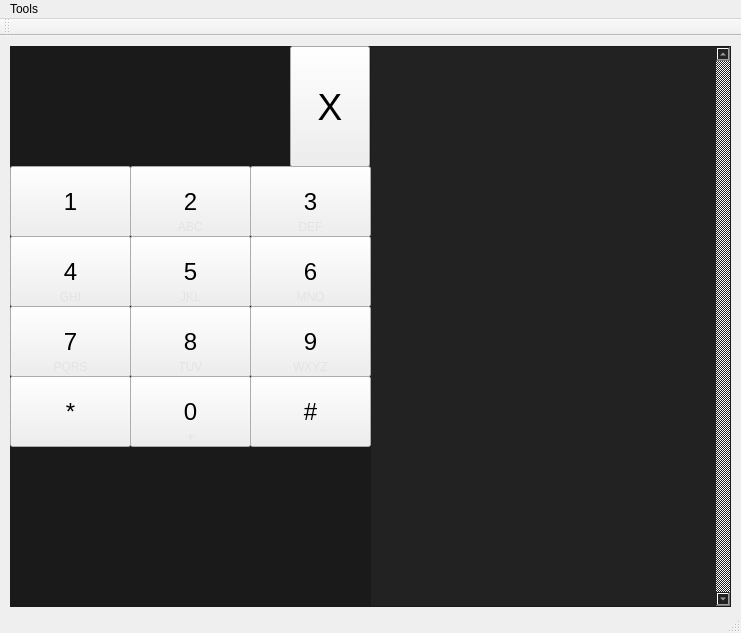
<?xml version="1.0" encoding="UTF-8"?>
<ui version="4.0">
 <class>MainWindow</class>
 <widget class="QMainWindow" name="MainWindow">
  <property name="geometry">
   <rect>
    <x>0</x>
    <y>0</y>
    <width>741</width>
    <height>633</height>
   </rect>
  </property>
  <property name="windowTitle">
   <string>MainWindow</string>
  </property>
  <widget class="QWidget" name="centralWidget">
   <widget class="QTableView" name="tableView">
    <property name="geometry">
     <rect>
      <x>370</x>
      <y>10</y>
      <width>361</width>
      <height>561</height>
     </rect>
    </property>
    <property name="styleSheet">
     <string notr="true">background-color:rgb(34, 34, 34);
color:rgb(227, 227, 227);</string>
    </property>
    <property name="verticalScrollBarPolicy">
     <enum>Qt::ScrollBarAlwaysOn</enum>
    </property>
    <property name="horizontalScrollBarPolicy">
     <enum>Qt::ScrollBarAlwaysOff</enum>
    </property>
    <property name="sizeAdjustPolicy">
     <enum>QAbstractScrollArea::AdjustIgnored</enum>
    </property>
    <property name="wordWrap">
     <bool>true</bool>
    </property>
    <attribute name="horizontalHeaderVisible">
     <bool>false</bool>
    </attribute>
    <attribute name="verticalHeaderVisible">
     <bool>false</bool>
    </attribute>
   </widget>
   <widget class="QLabel" name="backgroundLabel">
    <property name="geometry">
     <rect>
      <x>10</x>
      <y>10</y>
      <width>361</width>
      <height>561</height>
     </rect>
    </property>
    <property name="styleSheet">
     <string notr="true">background-color:rgb(26, 26, 26);</string>
    </property>
    <property name="text">
     <string/>
    </property>
   </widget>
   <widget class="QPushButton" name="onePushButton">
    <property name="geometry">
     <rect>
      <x>10</x>
      <y>130</y>
      <width>121</width>
      <height>71</height>
     </rect>
    </property>
    <property name="font">
     <font>
      <pointsize>18</pointsize>
     </font>
    </property>
    <property name="styleSheet">
     <string notr="true">QPushButton {
border-style: solid;
border-width:0px;
border-radius:50px;
color:rgb(227, 227, 227)
}
QPushButton:pressed {
    background-color: rgb(103, 103, 103)
}
background-color:rgb(26, 26, 26);
</string>
    </property>
    <property name="text">
     <string>1</string>
    </property>
   </widget>
   <widget class="QPushButton" name="callPushButton">
    <property name="geometry">
     <rect>
      <x>140</x>
      <y>440</y>
      <width>101</width>
      <height>101</height>
     </rect>
    </property>
    <property name="styleSheet">
     <string notr="true">background-image: url(://images/phoneIcon.png);
border-style: solid;
border-width:1px;
border-radius:50px;</string>
    </property>
    <property name="text">
     <string/>
    </property>
   </widget>
   <widget class="QPushButton" name="leftIconPushButton">
    <property name="geometry">
     <rect>
      <x>30</x>
      <y>460</y>
      <width>71</width>
      <height>71</height>
     </rect>
    </property>
    <property name="styleSheet">
     <string notr="true">background-image: url(://images/leftIcon.png);
background-color:rgb(26, 26, 26);
border-style: solid;
border-width:0px;
border-radius:50px;
color:rgb(227, 227, 227)
</string>
    </property>
    <property name="text">
     <string/>
    </property>
   </widget>
   <widget class="QPushButton" name="rightIconPushButton">
    <property name="geometry">
     <rect>
      <x>280</x>
      <y>460</y>
      <width>71</width>
      <height>71</height>
     </rect>
    </property>
    <property name="styleSheet">
     <string notr="true">background-image: url(://images/rightIcon.png);
background-color:rgb(26, 26, 26);
border-style: solid;
border-width:0px;
border-radius:50px;
color:rgb(227, 227, 227)
</string>
    </property>
    <property name="text">
     <string/>
    </property>
   </widget>
   <widget class="QLabel" name="numberDisplay">
    <property name="geometry">
     <rect>
      <x>10</x>
      <y>10</y>
      <width>281</width>
      <height>121</height>
     </rect>
    </property>
    <property name="font">
     <font>
      <pointsize>28</pointsize>
     </font>
    </property>
    <property name="styleSheet">
     <string notr="true">color:rgb(0, 178, 135)</string>
    </property>
    <property name="text">
     <string/>
    </property>
    <property name="alignment">
     <set>Qt::AlignCenter</set>
    </property>
   </widget>
   <widget class="QPushButton" name="twoPushButton">
    <property name="geometry">
     <rect>
      <x>130</x>
      <y>130</y>
      <width>121</width>
      <height>71</height>
     </rect>
    </property>
    <property name="font">
     <font>
      <pointsize>18</pointsize>
     </font>
    </property>
    <property name="styleSheet">
     <string notr="true">QPushButton {
border-style: solid;
border-width:0px;
border-radius:50px;
color:rgb(227, 227, 227)
}
QPushButton:pressed {
    background-color: rgb(103, 103, 103)
}
background-color:rgb(26, 26, 26);
</string>
    </property>
    <property name="text">
     <string>2</string>
    </property>
   </widget>
   <widget class="QPushButton" name="threePushButton">
    <property name="geometry">
     <rect>
      <x>250</x>
      <y>130</y>
      <width>121</width>
      <height>71</height>
     </rect>
    </property>
    <property name="font">
     <font>
      <pointsize>18</pointsize>
     </font>
    </property>
    <property name="styleSheet">
     <string notr="true">QPushButton {
border-style: solid;
border-width:0px;
border-radius:50px;
color:rgb(227, 227, 227)
}
QPushButton:pressed {
    background-color: rgb(103, 103, 103)
}
background-color:rgb(26, 26, 26);
</string>
    </property>
    <property name="text">
     <string>3</string>
    </property>
   </widget>
   <widget class="QPushButton" name="fourPushButton">
    <property name="geometry">
     <rect>
      <x>10</x>
      <y>200</y>
      <width>121</width>
      <height>71</height>
     </rect>
    </property>
    <property name="font">
     <font>
      <pointsize>18</pointsize>
     </font>
    </property>
    <property name="styleSheet">
     <string notr="true">QPushButton {
border-style: solid;
border-width:0px;
border-radius:50px;
color:rgb(227, 227, 227)
}
QPushButton:pressed {
    background-color: rgb(103, 103, 103)
}
background-color:rgb(26, 26, 26);
</string>
    </property>
    <property name="text">
     <string>4</string>
    </property>
   </widget>
   <widget class="QPushButton" name="sixPushButton">
    <property name="geometry">
     <rect>
      <x>250</x>
      <y>200</y>
      <width>121</width>
      <height>71</height>
     </rect>
    </property>
    <property name="font">
     <font>
      <pointsize>18</pointsize>
     </font>
    </property>
    <property name="styleSheet">
     <string notr="true">QPushButton {
border-style: solid;
border-width:0px;
border-radius:50px;
color:rgb(227, 227, 227)
}
QPushButton:pressed {
    background-color: rgb(103, 103, 103)
}
background-color:rgb(26, 26, 26);
</string>
    </property>
    <property name="text">
     <string>6</string>
    </property>
   </widget>
   <widget class="QPushButton" name="fivePushButton">
    <property name="geometry">
     <rect>
      <x>130</x>
      <y>200</y>
      <width>121</width>
      <height>71</height>
     </rect>
    </property>
    <property name="font">
     <font>
      <pointsize>18</pointsize>
     </font>
    </property>
    <property name="styleSheet">
     <string notr="true">QPushButton {
border-style: solid;
border-width:0px;
border-radius:50px;
color:rgb(227, 227, 227)
}
QPushButton:pressed {
    background-color: rgb(103, 103, 103)
}
background-color:rgb(26, 26, 26);
</string>
    </property>
    <property name="text">
     <string>5</string>
    </property>
   </widget>
   <widget class="QPushButton" name="sevenPushButton">
    <property name="geometry">
     <rect>
      <x>10</x>
      <y>270</y>
      <width>121</width>
      <height>71</height>
     </rect>
    </property>
    <property name="font">
     <font>
      <pointsize>18</pointsize>
     </font>
    </property>
    <property name="styleSheet">
     <string notr="true">QPushButton {
border-style: solid;
border-width:0px;
border-radius:50px;
color:rgb(227, 227, 227)
}
QPushButton:pressed {
    background-color: rgb(103, 103, 103)
}
background-color:rgb(26, 26, 26);
</string>
    </property>
    <property name="text">
     <string>7</string>
    </property>
   </widget>
   <widget class="QPushButton" name="ninePushButton">
    <property name="geometry">
     <rect>
      <x>250</x>
      <y>270</y>
      <width>121</width>
      <height>71</height>
     </rect>
    </property>
    <property name="font">
     <font>
      <pointsize>18</pointsize>
     </font>
    </property>
    <property name="styleSheet">
     <string notr="true">QPushButton {
border-style: solid;
border-width:0px;
border-radius:50px;
color:rgb(227, 227, 227)
}
QPushButton:pressed {
    background-color: rgb(103, 103, 103)
}
background-color:rgb(26, 26, 26);
</string>
    </property>
    <property name="text">
     <string>9</string>
    </property>
   </widget>
   <widget class="QPushButton" name="rightPushButton">
    <property name="geometry">
     <rect>
      <x>130</x>
      <y>270</y>
      <width>121</width>
      <height>71</height>
     </rect>
    </property>
    <property name="font">
     <font>
      <pointsize>18</pointsize>
     </font>
    </property>
    <property name="styleSheet">
     <string notr="true">QPushButton {
border-style: solid;
border-width:0px;
border-radius:50px;
color:rgb(227, 227, 227)
}
QPushButton:pressed {
    background-color: rgb(103, 103, 103)
}
background-color:rgb(26, 26, 26);
</string>
    </property>
    <property name="text">
     <string>8</string>
    </property>
   </widget>
   <widget class="QPushButton" name="starPushButton">
    <property name="geometry">
     <rect>
      <x>10</x>
      <y>340</y>
      <width>121</width>
      <height>71</height>
     </rect>
    </property>
    <property name="font">
     <font>
      <pointsize>18</pointsize>
     </font>
    </property>
    <property name="styleSheet">
     <string notr="true">QPushButton {
border-style: solid;
border-width:0px;
border-radius:50px;
color:rgb(227, 227, 227)
}
QPushButton:pressed {
    background-color: rgb(103, 103, 103)
}
background-color:rgb(26, 26, 26);
</string>
    </property>
    <property name="text">
     <string>*</string>
    </property>
   </widget>
   <widget class="QPushButton" name="poundPushButton">
    <property name="geometry">
     <rect>
      <x>250</x>
      <y>340</y>
      <width>121</width>
      <height>71</height>
     </rect>
    </property>
    <property name="font">
     <font>
      <pointsize>18</pointsize>
     </font>
    </property>
    <property name="styleSheet">
     <string notr="true">QPushButton {
border-style: solid;
border-width:0px;
border-radius:50px;
color:rgb(227, 227, 227)
}
QPushButton:pressed {
    background-color: rgb(103, 103, 103)
}
background-color:rgb(26, 26, 26);
</string>
    </property>
    <property name="text">
     <string>#</string>
    </property>
   </widget>
   <widget class="QPushButton" name="zeroPushButton">
    <property name="geometry">
     <rect>
      <x>130</x>
      <y>340</y>
      <width>121</width>
      <height>71</height>
     </rect>
    </property>
    <property name="font">
     <font>
      <pointsize>18</pointsize>
     </font>
    </property>
    <property name="styleSheet">
     <string notr="true">QPushButton {
border-style: solid;
border-width:0px;
border-radius:50px;
color:rgb(227, 227, 227)
}
QPushButton:pressed {
    background-color: rgb(103, 103, 103)
}
background-color:rgb(26, 26, 26);
</string>
    </property>
    <property name="text">
     <string>0</string>
    </property>
   </widget>
   <widget class="QLabel" name="label_2">
    <property name="geometry">
     <rect>
      <x>160</x>
      <y>180</y>
      <width>61</width>
      <height>21</height>
     </rect>
    </property>
    <property name="styleSheet">
     <string notr="true">color:rgb(227, 227, 227)</string>
    </property>
    <property name="text">
     <string>ABC</string>
    </property>
    <property name="alignment">
     <set>Qt::AlignCenter</set>
    </property>
   </widget>
   <widget class="QLabel" name="label_3">
    <property name="geometry">
     <rect>
      <x>280</x>
      <y>180</y>
      <width>61</width>
      <height>21</height>
     </rect>
    </property>
    <property name="styleSheet">
     <string notr="true">color:rgb(227, 227, 227)</string>
    </property>
    <property name="text">
     <string>DEF</string>
    </property>
    <property name="alignment">
     <set>Qt::AlignCenter</set>
    </property>
   </widget>
   <widget class="QLabel" name="label_4">
    <property name="geometry">
     <rect>
      <x>40</x>
      <y>250</y>
      <width>61</width>
      <height>21</height>
     </rect>
    </property>
    <property name="styleSheet">
     <string notr="true">color:rgb(227, 227, 227)</string>
    </property>
    <property name="text">
     <string>GHI</string>
    </property>
    <property name="alignment">
     <set>Qt::AlignCenter</set>
    </property>
   </widget>
   <widget class="QLabel" name="label_5">
    <property name="geometry">
     <rect>
      <x>160</x>
      <y>250</y>
      <width>61</width>
      <height>21</height>
     </rect>
    </property>
    <property name="styleSheet">
     <string notr="true">color:rgb(227, 227, 227)</string>
    </property>
    <property name="text">
     <string>JKL</string>
    </property>
    <property name="alignment">
     <set>Qt::AlignCenter</set>
    </property>
   </widget>
   <widget class="QLabel" name="label_6">
    <property name="geometry">
     <rect>
      <x>280</x>
      <y>250</y>
      <width>61</width>
      <height>21</height>
     </rect>
    </property>
    <property name="styleSheet">
     <string notr="true">color:rgb(227, 227, 227)</string>
    </property>
    <property name="text">
     <string>MNO</string>
    </property>
    <property name="alignment">
     <set>Qt::AlignCenter</set>
    </property>
   </widget>
   <widget class="QLabel" name="label_7">
    <property name="geometry">
     <rect>
      <x>40</x>
      <y>320</y>
      <width>61</width>
      <height>21</height>
     </rect>
    </property>
    <property name="styleSheet">
     <string notr="true">color:rgb(227, 227, 227)</string>
    </property>
    <property name="text">
     <string>PQRS</string>
    </property>
    <property name="alignment">
     <set>Qt::AlignCenter</set>
    </property>
   </widget>
   <widget class="QLabel" name="label_8">
    <property name="geometry">
     <rect>
      <x>160</x>
      <y>320</y>
      <width>61</width>
      <height>21</height>
     </rect>
    </property>
    <property name="styleSheet">
     <string notr="true">color:rgb(227, 227, 227)</string>
    </property>
    <property name="text">
     <string>TUV</string>
    </property>
    <property name="alignment">
     <set>Qt::AlignCenter</set>
    </property>
   </widget>
   <widget class="QLabel" name="label_9">
    <property name="geometry">
     <rect>
      <x>280</x>
      <y>320</y>
      <width>61</width>
      <height>21</height>
     </rect>
    </property>
    <property name="styleSheet">
     <string notr="true">color:rgb(227, 227, 227)</string>
    </property>
    <property name="text">
     <string>WXYZ</string>
    </property>
    <property name="alignment">
     <set>Qt::AlignCenter</set>
    </property>
   </widget>
   <widget class="QLabel" name="label_10">
    <property name="geometry">
     <rect>
      <x>40</x>
      <y>390</y>
      <width>61</width>
      <height>21</height>
     </rect>
    </property>
    <property name="styleSheet">
     <string notr="true">color:rgb(227, 227, 227)</string>
    </property>
    <property name="text">
     <string>.</string>
    </property>
    <property name="alignment">
     <set>Qt::AlignCenter</set>
    </property>
   </widget>
   <widget class="QLabel" name="label_11">
    <property name="geometry">
     <rect>
      <x>160</x>
      <y>390</y>
      <width>61</width>
      <height>21</height>
     </rect>
    </property>
    <property name="styleSheet">
     <string notr="true">color:rgb(227, 227, 227)</string>
    </property>
    <property name="text">
     <string>+</string>
    </property>
    <property name="alignment">
     <set>Qt::AlignCenter</set>
    </property>
   </widget>
   <widget class="QPushButton" name="deletePushButton">
    <property name="geometry">
     <rect>
      <x>290</x>
      <y>10</y>
      <width>80</width>
      <height>121</height>
     </rect>
    </property>
    <property name="font">
     <font>
      <pointsize>28</pointsize>
     </font>
    </property>
    <property name="styleSheet">
     <string notr="true">QPushButton {
border-style: solid;
border-width:0px;
border-radius:50px;
color:rgb(227, 227, 227)
}
QPushButton:pressed {
    background-color: rgb(103, 103, 103)
}
background-color:rgb(26, 26, 26);
</string>
    </property>
    <property name="text">
     <string>X</string>
    </property>
   </widget>
  </widget>
  <widget class="QMenuBar" name="menuBar">
   <property name="geometry">
    <rect>
     <x>0</x>
     <y>0</y>
     <width>741</width>
     <height>21</height>
    </rect>
   </property>
   <widget class="QMenu" name="menuTools">
    <property name="title">
     <string>Tools</string>
    </property>
    <addaction name="actionOpen_an_Address_Book"/>
    <addaction name="separator"/>
    <addaction name="actionExit"/>
   </widget>
   <addaction name="menuTools"/>
  </widget>
  <widget class="QToolBar" name="mainToolBar">
   <attribute name="toolBarArea">
    <enum>TopToolBarArea</enum>
   </attribute>
   <attribute name="toolBarBreak">
    <bool>false</bool>
   </attribute>
  </widget>
  <widget class="QStatusBar" name="statusBar"/>
  <action name="actionOpen_an_Address_Book">
   <property name="text">
    <string>Open an Address Book...</string>
   </property>
  </action>
  <action name="actionExit">
   <property name="text">
    <string>Exit</string>
   </property>
  </action>
 </widget>
 <layoutdefault spacing="6" margin="11"/>
 <resources/>
 <connections/>
</ui>
